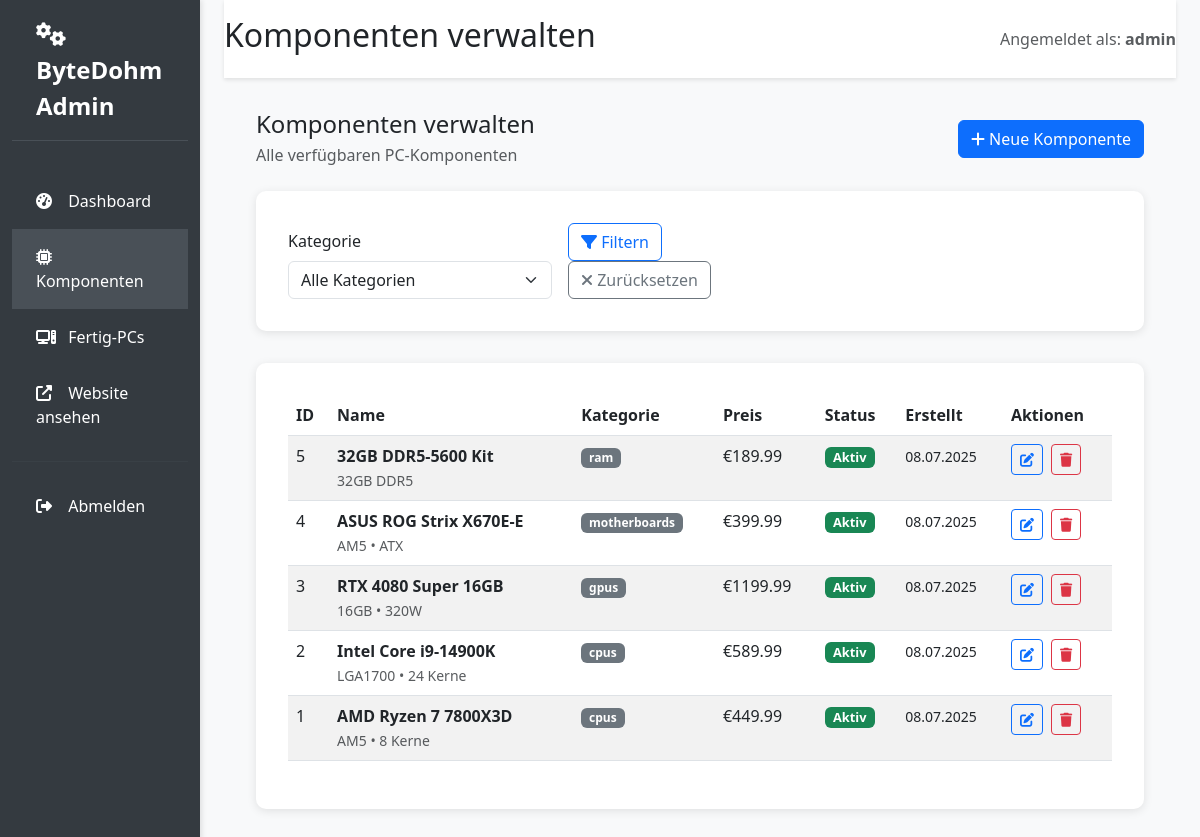
Screenshot of /admin/components (signed in) with the database file from the repository.
### models.py (models this page shows, shortened)
class AdminUser(UserMixin, db.Model):
    __tablename__ = 'admin_users'
    id = db.Column(db.Integer, primary_key=True)
    username = db.Column(db.String(80), unique=True, nullable=False)
    email = db.Column(db.String(120), unique=True, nullable=False)
    password_hash = db.Column(db.String(256), nullable=False)
    is_active = db.Column(db.Boolean, default=True)
    created_at = db.Column(db.DateTime, default=datetime.utcnow)

class Component(db.Model):
    __tablename__ = 'components'
    id = db.Column(db.Integer, primary_key=True)
    name = db.Column(db.String(200), nullable=False)
    category = db.Column(db.String(50), nullable=False)
    price = db.Column(db.Float, nullable=False)
    specifications = db.Column(db.Text, nullable=False)  # JSON string of specs
    is_active = db.Column(db.Boolean, default=True)
    created_at = db.Column(db.DateTime, default=datetime.utcnow)
    updated_at = db.Column(db.DateTime, default=datetime.utcnow, onupdate=datetime.utcnow)
    def get_specs(self):
        try:
            return json.loads(self.specifications)
        except:
            return {}

### admin_routes.py (the view)
@app.route('/admin/components')
@login_required
def admin_components():
    page = request.args.get('page', 1, type=int)
    category = request.args.get('category', '')
    query = Component.query
    if category:
        query = query.filter_by(category=category)
    components = query.order_by(Component.created_at.desc()).paginate(
        page=page, per_page=20, error_out=False
    )
    categories = ['cpus', 'motherboards', 'ram', 'gpus', 'ssds', 'cases', 'psus', 'coolers']
    return render_template('admin/components.html',
                         components=components,
                         categories=categories,
                         selected_category=category)

### app.py (called while the page is built)
@login_manager.user_loader
def load_user(user_id):
    from models import AdminUser
    return AdminUser.query.get(int(user_id))

### templates/admin/components.html (shortened to what this page needs)
{% extends "admin/base.html" %}
{% block page_title %}Komponenten verwalten{% endblock %}
{% block content %}
<div class="d-flex justify-content-between align-items-center mb-4">
    <div>
        <h4 class="mb-1">Komponenten verwalten</h4>
        <p class="text-muted mb-0">Alle verfügbaren PC-Komponenten</p>
    </div>
    <a href="{{ url_for('admin_add_component') }}" class="btn btn-primary">
        <i class="fas fa-plus"></i> Neue Komponente
    </a>
</div>
<div class="form-section">
    <form method="GET" class="row g-3 align-items-end">
        <div class="col-md-4">
            <label for="category" class="form-label">Kategorie</label>
            <select name="category" id="category" class="form-select">
                <option value="">Alle Kategorien</option>
            </select>
        </div>
        <div class="col-md-3">
            <button type="submit" class="btn btn-outline-primary">
                <i class="fas fa-filter"></i> Filtern
            </button>
            <a href="{{ url_for('admin_components') }}" class="btn btn-outline-secondary">
                <i class="fas fa-times"></i> Zurücksetzen
            </a>
        </div>
    </form>
</div>
<div class="form-section">
    {% if components.items %}
    <div class="table-responsive">
        <table class="table table-striped table-hover">
            <thead>
                <tr>
                    <th>ID</th>
                    <th>Name</th>
                    <th>Kategorie</th>
                    <th>Preis</th>
                    <th>Status</th>
                    <th>Erstellt</th>
                    <th>Aktionen</th>
                </tr>
            </thead>
            <tbody>
                {% for component in components.items %}
                <tr>
                    <td>{{ component.id }}</td>
                    <td>
                        <strong>{{ component.name }}</strong>
                        {% if component.get_specs() %}
                        <br><small class="text-muted">
                            {% if component.category == 'cpus' %}
                                {{ component.get_specs().get('socket', '') }} • {{ component.get_specs().get('cores', '') }} Kerne
                            {% elif component.category == 'motherboards' %}
                                {{ component.get_specs().get('socket', '') }} • {{ component.get_specs().get('form_factor', '') }}
                            {% elif component.category == 'ram' %}
                                {{ component.get_specs().get('capacity', '') }}GB {{ component.get_specs().get('type', '') }}
                            {% elif component.category == 'gpus' %}
                                {{ component.get_specs().get('memory', '') }}GB • {{ component.get_specs().get('power_consumption', '') }}W
                            {% endif %}
                        </small>
                        {% endif %}
                    </td>
                    <td>
                        <span class="badge bg-secondary">{{ component.category }}</span>
                    </td>
                    <td>€{{ "%.2f"|format(component.price) }}</td>
                    <td>
                        {% if component.is_active %}
                        <span class="badge bg-success badge-status">Aktiv</span>
                        {% else %}
                        <span class="badge bg-danger badge-status">Inaktiv</span>
                        {% endif %}
                    </td>
                    <td>
                        <small>{{ component.created_at.strftime('%d.%m.%Y') }}</small>
                    </td>
                    <td class="table-actions">
                        <a href="{{ url_for('admin_edit_component', component_id=component.id) }}"
                           class="btn btn-sm btn-outline-primary" title="Bearbeiten">
                            <i class="fas fa-edit"></i>
                        </a>
                        <button type="button"
                                class="btn btn-sm btn-outline-danger"
                                onclick="deleteComponent({{ component.id }}, '{{ component.name }}')"
                                title="Löschen">
                            <i class="fas fa-trash"></i>
                        </button>
                    </td>
                </tr>
                {% endfor %}
            </tbody>
        </table>
    </div>
    {% endif %}
</div>
{% endblock %}

### templates/admin/base.html (shortened to what this page needs)
<!DOCTYPE html>
<html lang="de">
<head>
    <link href="https://cdn.jsdelivr.net/npm/bootstrap@5.3.0/dist/css/bootstrap.min.css" rel="stylesheet">
    <link rel="stylesheet" href="https://cdnjs.cloudflare.com/ajax/libs/font-awesome/6.4.0/css/all.min.css">
</head>
<body>
    <div class="container-fluid">
        <div class="row">
            <nav class="col-md-3 col-lg-2 d-md-block admin-sidebar collapse">
                <div class="admin-logo">
                    <i class="fas fa-cogs"></i> ByteDohm Admin
                </div>
                <div class="position-sticky pt-3">
                    <ul class="nav flex-column">
                        <li class="nav-item">
                            <a class="nav-link {% if request.endpoint == 'admin_dashboard' %}active{% endif %}"
                               href="{{ url_for('admin_dashboard') }}">
                                <i class="fas fa-tachometer-alt"></i>
                                Dashboard
                            </a>
                        </li>
                        <li class="nav-item">
                            <a class="nav-link {% if 'component' in request.endpoint %}active{% endif %}"
                               href="{{ url_for('admin_components') }}">
                                <i class="fas fa-microchip"></i>
                                Komponenten
                            </a>
                        </li>
                        <li class="nav-item">
                            <a class="nav-link {% if 'prebuilt' in request.endpoint %}active{% endif %}"
                               href="{{ url_for('admin_prebuilts') }}">
                                <i class="fas fa-computer"></i>
                                Fertig-PCs
                            </a>
                        </li>
                        <li class="nav-item">
                            <a class="nav-link" href="{{ url_for('index') }}" target="_blank">
                                <i class="fas fa-external-link-alt"></i>
                                Website ansehen
                            </a>
                        </li>
                    </ul>
                    <hr class="my-3" style="border-color: var(--admin-sidebar-hover);">
                    <ul class="nav flex-column">
                        <li class="nav-item">
                            <a class="nav-link" href="{{ url_for('admin_logout') }}">
                                <i class="fas fa-sign-out-alt"></i>
                                Abmelden
                            </a>
                        </li>
                    </ul>
                </div>
            </nav>
            <main class="col-md-9 ms-sm-auto col-lg-10 px-md-4">
                <div class="admin-header">
                    <div class="d-flex justify-content-between align-items-center">
                        <h1 class="h2">{% block page_title %}Admin Panel{% endblock %}</h1>
                        <div class="text-muted">
                            Angemeldet als: <strong>{{ current_user.username }}</strong>
                        </div>
                    </div>
                </div>
                <div class="admin-content">
                    {% block content %}{% endblock %}
                </div>
            </main>
        </div>
    </div>
</body>
</html>

### templates/admin/base.html (style rules this page uses)
:root { --admin-primary: #495057; --admin-secondary: #6c757d; --admin-success: #28a745; --admin-danger: #dc3545; --admin-warning: #ffc107; --admin-info: #17a2b8; --admin-sidebar: #343a40; --admin-sidebar-hover: #495057; }
body { background-color: #f8f9fa; }
.admin-sidebar { background: var(--admin-sidebar); min-height: 100vh; box-shadow: 2px 0 5px rgba(0,0,0,0.1); }
.admin-sidebar .nav-link { color: #ffffff; padding: 1rem 1.5rem; border-radius: 0; transition: background-color 0.3s ease; }
.admin-sidebar .nav-link:hover, .admin-sidebar .nav-link.active { background-color: var(--admin-sidebar-hover); color: #ffffff; }
.admin-sidebar .nav-link i { margin-right: 0.5rem; width: 20px; }
.admin-header { background: white; box-shadow: 0 2px 4px rgba(0,0,0,0.1); padding: 1rem 0; margin-bottom: 2rem; }
.admin-content { padding: 0 2rem; }
.table-actions { white-space: nowrap; }
.table-actions .btn { margin-right: 0.25rem; padding: 0.25rem 0.5rem; font-size: 0.875rem; }
.form-section { background: white; border-radius: 10px; padding: 2rem; box-shadow: 0 2px 10px rgba(0,0,0,0.1); margin-bottom: 2rem; }
.badge-status { font-size: 0.8rem; }
.admin-logo { color: #ffffff; font-size: 1.5rem; font-weight: bold; padding: 1rem 1.5rem; border-bottom: 1px solid var(--admin-sidebar-hover); margin-bottom: 1rem; }

### rows the page displays
AdminUser: username "admin"
Component: id "5", name "32GB DDR5-5600 Kit", get_specs "32", get_specs "DDR5", category "ram", price "189.99", is_active "Aktiv", created_at "08.07.2025"
Component: id "4", name "ASUS ROG Strix X670E-E", get_specs "AM5", get_specs "ATX", category "motherboards", price "399.99", is_active "Aktiv", created_at "08.07.2025"
Component: id "3", name "RTX 4080 Super 16GB", get_specs "16", get_specs "320", category "gpus", price "1199.99", is_active "Aktiv", created_at "08.07.2025"
Component: id "2", name "Intel Core i9-14900K", get_specs "LGA1700", get_specs "24", category "cpus", price "589.99", is_active "Aktiv", created_at "08.07.2025"
Component: id "1", name "AMD Ryzen 7 7800X3D", get_specs "AM5", get_specs "8", category "cpus", price "449.99", is_active "Aktiv", created_at "08.07.2025"
